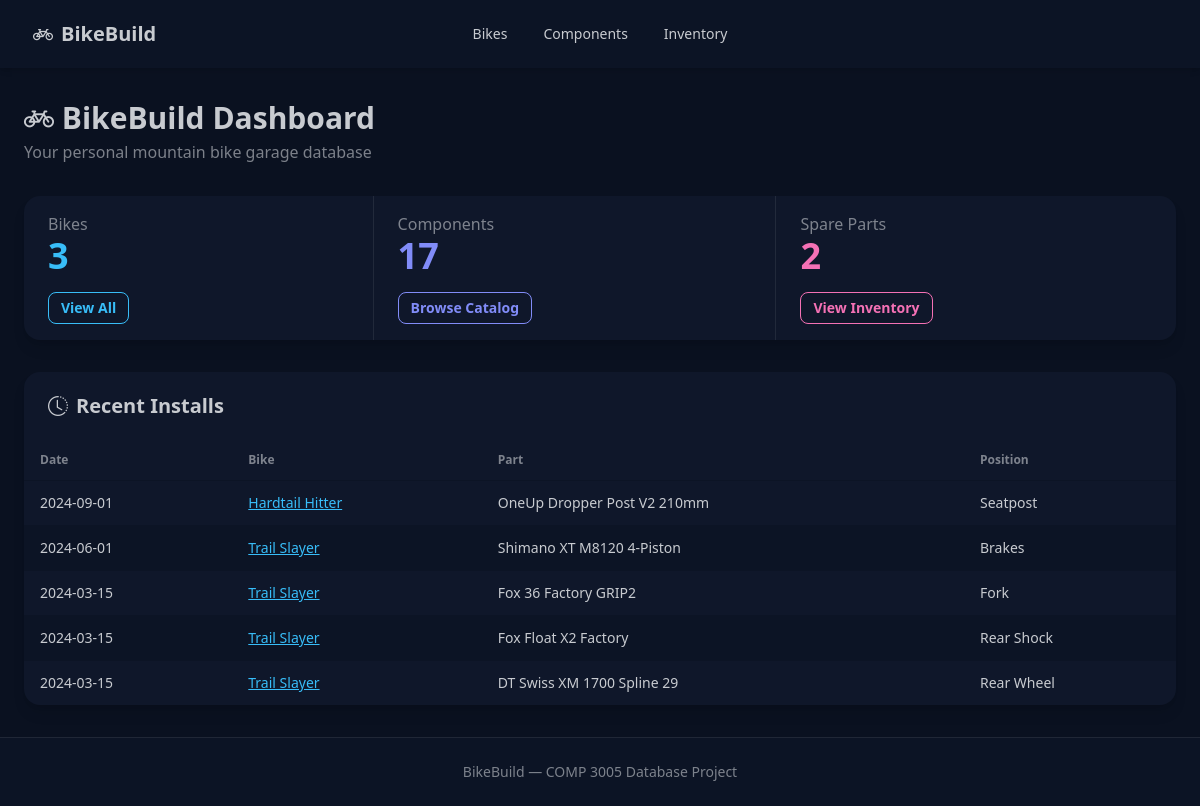
The page / on the database its author committed.
### tables this page shows
CREATE TABLE bike_components (
    id INTEGER PRIMARY KEY AUTOINCREMENT,
    bike_id INTEGER NOT NULL REFERENCES bikes(id) ON DELETE CASCADE,
    component_id INTEGER NOT NULL REFERENCES components(id) ON DELETE CASCADE,
    position TEXT,
    install_date TEXT,
    removal_date TEXT,
    price REAL,
    condition_notes TEXT
);

CREATE TABLE bikes (
    id INTEGER PRIMARY KEY AUTOINCREMENT,
    name TEXT NOT NULL,
    frame_id INTEGER NOT NULL REFERENCES frames(id) ON DELETE CASCADE,
    notes TEXT
);

### app.py (the view)
@app.route('/')
def index():
    bike_count = query_db("SELECT COUNT(*) AS c FROM bikes", one=True)['c']
    component_count = query_db("SELECT COUNT(*) AS c FROM components", one=True)['c']
    inventory_count = query_db("SELECT COUNT(*) AS c FROM inventory", one=True)['c']
    recent_installs = query_db("""
        SELECT bc.install_date, b.name AS bike_name, b.id AS bike_id,
               c.manufacturer || ' ' || c.model AS part_name, bc.position
        FROM bike_components bc
        JOIN bikes b ON bc.bike_id = b.id
        JOIN components c ON bc.component_id = c.id
        ORDER BY bc.install_date DESC
        LIMIT 5
    """)
    return render_template('index.html',
                           bike_count=bike_count,
                           component_count=component_count,
                           inventory_count=inventory_count,
                           recent_installs=recent_installs)

### app.py (called while the page is built)
def get_db():
    if 'db' not in g:
        g.db = sqlite3.connect(DATABASE)
        g.db.row_factory = sqlite3.Row
        g.db.execute("PRAGMA foreign_keys = ON")
    return g.db

def query_db(query, args=(), one=False):
    cur = get_db().execute(query, args)
    rv = cur.fetchall()
    cur.close()
    return (rv[0] if rv else None) if one else rv

### templates/index.html (shortened to what this page needs)
{% extends "base.html" %}
{% block content %}
<div class="mb-8">
    <h1 class="text-3xl font-bold"><i class="bi bi-bicycle"></i> BikeBuild Dashboard</h1>
    <p class="text-base-content/60 mt-1">Your personal mountain bike garage database</p>
</div>
<div class="stats stats-vertical lg:stats-horizontal shadow-lg w-full mb-8 bg-base-100">
    <div class="stat">
        <div class="stat-title">Bikes</div>
        <div class="stat-value text-primary">{{ bike_count }}</div>
        <div class="stat-actions">
            <a href="{{ url_for('bikes_list') }}" class="btn btn-sm btn-primary btn-outline">View All</a>
        </div>
    </div>
    <div class="stat">
        <div class="stat-title">Components</div>
        <div class="stat-value text-secondary">{{ component_count }}</div>
        <div class="stat-actions">
            <a href="{{ url_for('components_list') }}" class="btn btn-sm btn-secondary btn-outline">Browse Catalog</a>
        </div>
    </div>
    <div class="stat">
        <div class="stat-title">Spare Parts</div>
        <div class="stat-value text-accent">{{ inventory_count }}</div>
        <div class="stat-actions">
            <a href="{{ url_for('inventory_list') }}" class="btn btn-sm btn-accent btn-outline">View Inventory</a>
        </div>
    </div>
</div>
<div class="card bg-base-100 shadow-lg">
    <div class="card-body p-0">
        <h2 class="card-title px-6 pt-5 pb-3"><i class="bi bi-clock-history"></i> Recent Installs</h2>
        <div class="overflow-x-auto">
            <table class="table table-zebra">
                <thead>
                    <tr><th>Date</th><th>Bike</th><th>Part</th><th>Position</th></tr>
                </thead>
                <tbody>
                    {% for r in recent_installs %}
                    <tr class="hover">
                        <td>{{ r.install_date or '—' }}</td>
                        <td><a href="{{ url_for('bike_detail', bike_id=r.bike_id) }}" class="link link-primary">{{ r.bike_name }}</a></td>
                        <td>{{ r.part_name }}</td>
                        <td>{{ r.position or '—' }}</td>
                    </tr>
                    {% else %}
                    <tr><td colspan="4" class="text-center text-base-content/50 py-6">No installs recorded yet.</td></tr>
                    {% endfor %}
                </tbody>
            </table>
        </div>
    </div>
</div>
{% endblock %}

### templates/base.html (shortened to what this page needs)
<!DOCTYPE html>
<html lang="en" data-theme="night">
<head>
    <link href="https://cdn.jsdelivr.net/npm/daisyui@4/dist/full.min.css" rel="stylesheet" />
    <script src="https://cdn.tailwindcss.com"></script>
    <link href="https://cdn.jsdelivr.net/npm/bootstrap-icons@1.11.3/font/bootstrap-icons.min.css" rel="stylesheet">
    <link href="{{ url_for('static', filename='style.css') }}" rel="stylesheet">
</head>
<body class="min-h-screen flex flex-col bg-base-300 text-base-content">
    <nav class="navbar bg-base-200 shadow-md px-4 sticky top-0 z-50">
        <div class="navbar-start">
            <a href="{{ url_for('index') }}" class="btn btn-ghost text-xl font-bold gap-2">
                <i class="bi bi-bicycle"></i> BikeBuild
            </a>
        </div>
        <div class="navbar-center hidden lg:flex">
            <ul class="menu menu-horizontal gap-1 px-1">
                <li><a href="{{ url_for('bikes_list') }}" class="font-medium">Bikes</a></li>
                <li><a href="{{ url_for('components_list') }}" class="font-medium">Components</a></li>
                <li><a href="{{ url_for('inventory_list') }}" class="font-medium">Inventory</a></li>
            </ul>
        </div>
    </nav>
    <main class="flex-1 w-full max-w-7xl mx-auto px-4 sm:px-6 py-8">
        {% block content %}{% endblock %}
    </main>
    <footer class="footer footer-center p-6 bg-base-200 text-base-content/60 border-t border-base-content/10 no-print">
        <p class="text-sm">BikeBuild &mdash; COMP 3005 Database Project</p>
    </footer>
</body>
</html>

### rows shown on the page
bike_components: install_date "2024-09-01", bike_name "Hardtail Hitter", part_name "OneUp Dropper Post V2 210mm", position "Seatpost"
bike_components: install_date "2024-06-01", bike_name "Trail Slayer", part_name "Shimano XT M8120 4-Piston", position "Brakes"
bike_components: install_date "2024-03-15", bike_name "Trail Slayer", part_name "Fox 36 Factory GRIP2", position "Fork"
bike_components: install_date "2024-03-15", bike_name "Trail Slayer", part_name "Fox Float X2 Factory", position "Rear Shock"
bike_components: install_date "2024-03-15", bike_name "Trail Slayer", part_name "DT Swiss XM 1700 Spline 29", position "Rear Wheel"

### other values the page prints
{{ bike_count }} "3"
{{ component_count }} "17"
{{ inventory_count }} "2"
